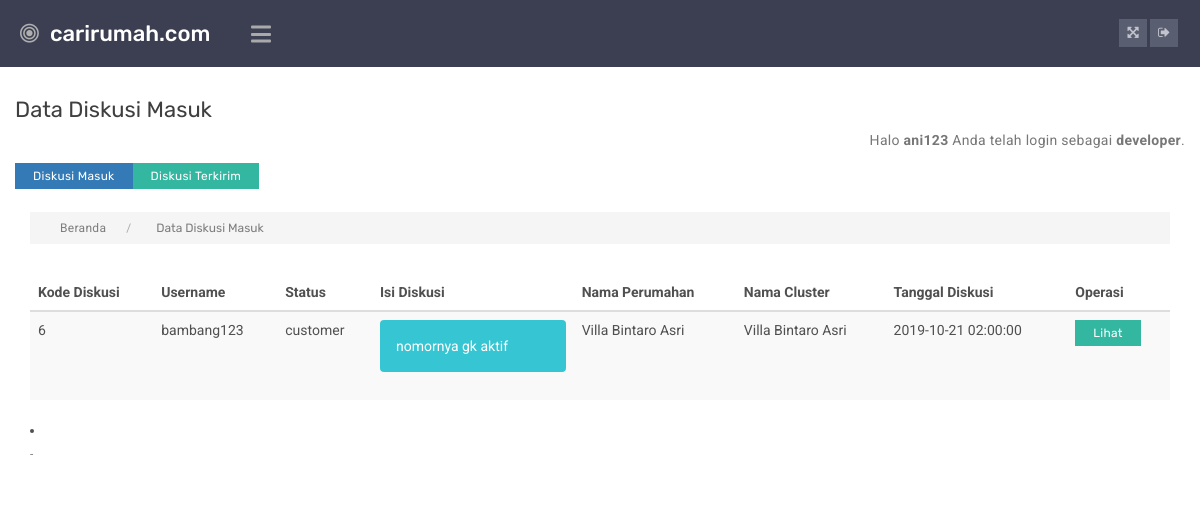
The app's page /user/developer/index.php?p=diskusi/diskusi (signed in), older data.
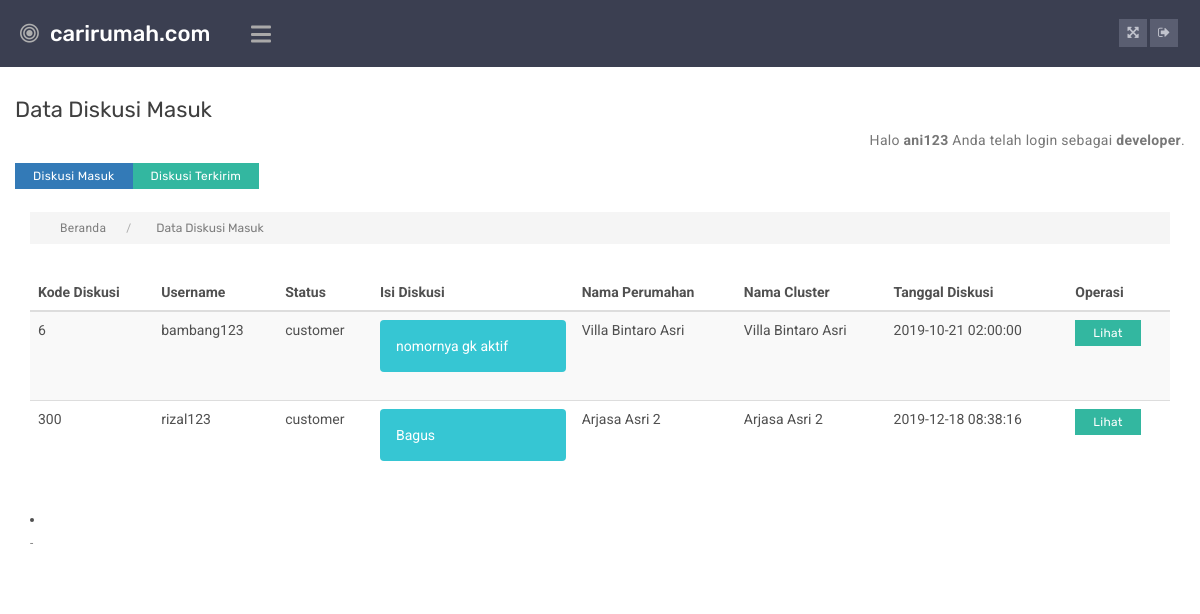
The same page, newer data.
### tables this page shows
CREATE TABLE `diskusi` (
  `KD_DIS` int(4) NOT NULL,
  `KD_DISP` int(11) NOT NULL,
  `KD_CLUSTER` int(4) NOT NULL,
  `USERNAME` varchar(20) NOT NULL,
  `PENERIMA_DIS` varchar(20) NOT NULL,
  `ISI_DIS` varchar(100) DEFAULT NULL,
  `TGLWAKTU_DIS` datetime DEFAULT NULL
);

CREATE TABLE `user` (
  `USERNAME` varchar(20) NOT NULL,
  `EMAIL` varchar(100) DEFAULT NULL,
  `PASSWORD` varchar(50) DEFAULT NULL,
  `STATUS` varchar(11) DEFAULT NULL,
  `NAMA_LENGKAP` varchar(100) DEFAULT NULL,
  `TGL_LAHIR` date DEFAULT NULL,
  `JENIS_KELAMIN` varchar(20) DEFAULT NULL,
  `FOTO` varchar(100) DEFAULT NULL
);

CREATE TABLE `perum` (
  `KD_PERUM` int(4) NOT NULL,
  `KD_PT` int(4) NOT NULL,
  `NAMA_PERUM` varchar(100) DEFAULT NULL,
  `LOKASI` varchar(100) DEFAULT NULL,
  `GAMBAR_PERUM` varchar(100) DEFAULT NULL
);

CREATE TABLE `cluster` (
  `KD_CLUSTER` int(4) NOT NULL,
  `KD_PERUM` int(4) NOT NULL,
  `NAMA_CLUSTER` varchar(100) DEFAULT NULL,
  `TIPE` int(4) DEFAULT NULL,
  `LUAS_TANAH` int(4) DEFAULT NULL,
  `STOK` int(4) DEFAULT NULL,
  `HARGA` bigint(20) DEFAULT NULL,
  `FASILITAS` varchar(1000) DEFAULT NULL,
  `GAMBAR` varchar(100) DEFAULT NULL,
  `GAMBAR1` varchar(100) DEFAULT NULL,
  `GAMBAR2` varchar(100) DEFAULT NULL
);

### user/developer/inc/navbar.php (called while the page is built, shortened)
<?php
$USERNAME=$_SESSION['USERNAME'];
?>

### user/developer/pages/diskusi/diskusi.php (the view, shortened to what the changed rows need)
<body>
  <?php
  include 'lib/koneksi.php';
  ?>
<div class="panel-content">
          <div class="main-title-sec">
               <div class="row">
                    <div class="col-md-20 column">
                         <div class="heading-profile">
                              <h2>Data Diskusi Masuk</h2>
                         </div>
                    </div>
               </div>
          </div>
          <div class="main-content-area">
               <div class="row">
                    <div class="col-md-12">
                         <div class="streaming-table">
                                   <table id="komentar" class='table table-responsive table-responsive table-striped table-hover'>
                                    <thead>
                                        <tr>
                                        <th>Kode Diskusi</th>
                                          <th>Username</th>
                                          <th>Status</th>
                                          <th>Isi Diskusi</th>
                                          <th>Nama Perumahan</th>
                                          <th>Nama Cluster</th>
                                          <th>Tanggal Diskusi</th>
                                          <th>Operasi</th>
                                        </tr>
                                    </thead>
                                    <tbody>
                                        <?php
                                          $query = mysqli_query($konek, "SELECT *
                                          FROM diskusi
                                          INNER JOIN cluster
                                          ON diskusi.KD_CLUSTER=cluster.KD_CLUSTER
                                          INNER JOIN perum
                                          ON cluster.KD_PERUM=perum.KD_PERUM
                                          INNER JOIN user
                                          ON user.USERNAME=diskusi.USERNAME
                                          WHERE diskusi.PENERIMA_DIS='$USERNAME'");
                          while ($data = mysqli_fetch_assoc($query))
                                    {
                                        ?>
                                        <tr>
                                        <td><?php echo $data['KD_DIS']; ?></td>
                                        <td><?php echo $data['USERNAME']; ?></td>
                                            <td><?php echo $data['STATUS']; ?></td>
                                            <td>
                                                <?php
                                                    $text = $data['ISI_DIS'];
                                                    $strip = strip_tags(stripcslashes($text), '<a>');
                                                ?>
                                                <div role="alert" class="alert color skyblue-bg">
                                                    <?php
                                                        echo substr($strip, 0, 80);
                                                    ?>
                                                </div>
                                            </td>
                                            <td><?php echo $data['NAMA_PERUM']; ?></td>
                                            <td><?php echo $data['NAMA_CLUSTER']; ?></td>
                                            <td><?php echo $data['TGLWAKTU_DIS']; ?></td>
                                            <td>
                                            <a href="#"  data-toggle="modal" data-target="#myModal1<?php echo $data['KD_DIS']; ?>" class="c-btn small green-bg buzz delete_button">Lihat</a>
                                            </td>
                                        </tr>
                              </div>
                         </div>
                    </div>
            <?php
          }
          ?>
      </body>
</html>

Row changes from the older to the newer data that the page shows:
added diskusi: KD_DIS "300", USERNAME.USERNAME "rizal123", USERNAME.STATUS "customer", ISI_DIS "Bagus", perum.NAMA_PERUM "Arjasa Asri 2", KD_CLUSTER.NAMA_CLUSTER "Arjasa Asri 2", TGLWAKTU_DIS "2019-12-18 08:38:16"
